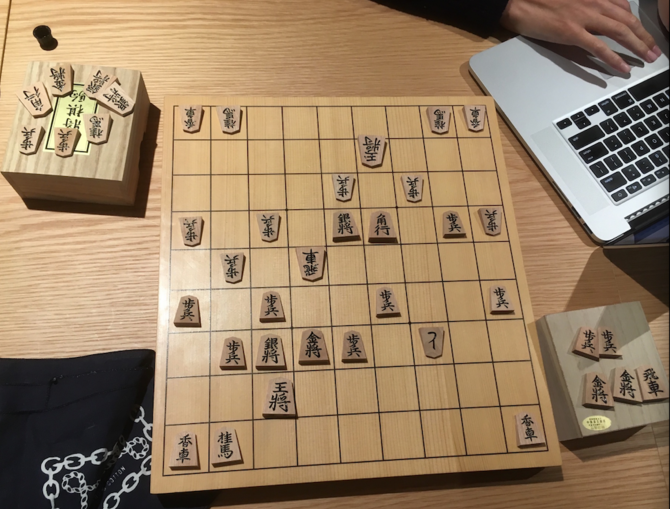
#> input picture images/shogi_ban/shogi.png, 670 x 509 px
$ python shogi_ban.py   (older library calls are emulated)
#> lines starting #> are read from the running program, lines starting #| are printed output that depends on the picture; after the words box and inside, x2 and y2 are one past the last pixel; in counts of white or black regions, pixels touching at a corner belong together
import cv2
import numpy as np
import datetime
import os

PATH = "./images/result/"


def detect_shogi_ban(path):  # 写真の中から将棋盤を見つける

    # 保存するディレクトリの作成
    save_directory_name = create_save_directory()

    # 画像の2値化
    src, th2 = image_to_binary(path)

    # 輪郭抽出
    image, contours, hierarchy = cv2.findContours(th2, cv2.RETR_LIST, cv2.CHAIN_APPROX_SIMPLE)

    # 輪郭の中で最大面積の物を返す
    max_area_counter = get_max_area_counter(contours)

    shogi_ban = contours[max_area_counter]

    # 輪郭の近似
    approx_shogi_ban = contour_approximater(shogi_ban, 1)
    # TODO:凸包を実装
    # TODO:線形成分抽出

    h, w, x, y = draw_ban_contours(approx_shogi_ban, src)

    save_path = os.path.join(save_directory_name, "shogi_ban.jpg")

    cv2.imwrite(save_path, src[y:y + h, x:x + w])
    cv2.imshow('output', src)
    cv2.waitKey(0)

    cv2.destroyAllWindows()


def create_save_directory():
    # ファイル名を日付にする
    made_time = datetime.datetime.today().strftime("%Y-%m-%d-%H-%M-%S")#フォーマットの指定
    save_directory_name =os.path.join(PATH, str(made_time))
    os.makedirs(save_directory_name)
    return save_directory_name


def image_to_binary(path):
#> called with path = './images/shogi_ban/shogi.png'
    src = cv2.imread(path, cv2.IMREAD_COLOR)
#> src is the input picture: shape (509, 670, 3); mean B, G, R 101.2, 130.1, 155
    gray = cv2.cvtColor(src, cv2.COLOR_BGR2GRAY)
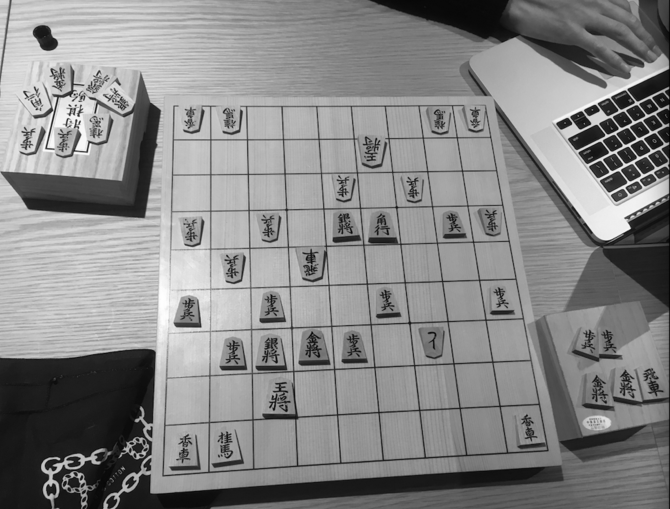
#> gray: shape (509, 670); min 3, max 255, mean 134.3
    # 適応的2値化
    ret, th2 = cv2.threshold(gray, 0, 255, cv2.THRESH_OTSU)
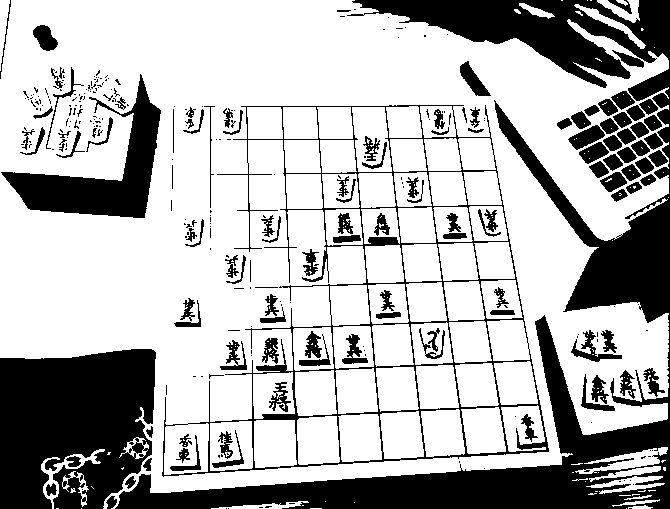
#> th2: shape (509, 670); 70.7% white; 302 black regions (183 under 20 px)
#> ret = 111
#> in detect_shogi_ban, `image, contours, hierarchy = cv2.findContours(th2, cv2.RETR_LIST, cv2...`: contours = 594 contours, 390 with area under 20; largest, box (x1, y1, x2, y2) and area: (0, 0, 669, 509) 267398, (161, 104, 550, 478) 77065, (0, 73, 162, 219) 7614, (352, 107, 392, 172) 2071, (210, 421, 253, 471) 1950
    return src, th2


def get_max_area_counter(contours):
    # 最大面積の輪郭
    max_area = 0
    max_area_counter = 0
    for i in range(0, len(contours)):
        # 輪郭の面積を求める
        area = cv2.contourArea(contours[i])

        if area < 1e2 or 1e5 < area:
            continue
        if len(contours[i]) > 0:
            if max_area < area:  # 最大面積よりも大きい面積があるとき
                max_area = area
                max_area_counter = i
#> this loop made 594 passes
#> (area, max_area) on passes 12, 35, 67, 70, 88, 449, 463: (240, 240), (449.5, 449.5), (716.5, 716.5), (762, 762), (1950, 1950), (2071, 2071), (77065, 77065)
#> area on passes 7, 13, 14, 15, 27, 30: 36.5, 65.5, 22.5, 24, 114.5, 26.5
#> after the loop, max_area = 77065; max_area_counter = 462
#> in detect_shogi_ban, `shogi_ban = contours[max_area_counter]`: shogi_ban = contour of 662 points, box (x1, y1, x2, y2) (161, 104, 550, 478), area 77065
    return max_area_counter


def draw_ban_contours(shogi_ban, src):
    x, y, w, h = cv2.boundingRect(shogi_ban)
    cv2.rectangle(src, (x, y), (x + w, y + h), (0, 255, 0), 2)
    return h, w, x, y


def contour_approximater(cnt, i):
#> called with cnt = array of shape (662, 1, 2), i = 1
    approx_contours = []
    # 輪郭の周囲の長さを計算
    arclen = cv2.arcLength(cnt, True)
#> arclen = 3785.2
    epsilon = 0.01*arclen
#> epsilon = 37.85
    approx_cnt = cv2.approxPolyDP(cnt, epsilon, closed=True)
#> approx_cnt = contour of 21 points, box (x1, y1, x2, y2) (163, 106, 550, 478), area 82714
    # 点の数の推移を求める
    # print('contour {}:{} -> {}'.format(i, len(cnt), len(approx_cnt)))
    return approx_cnt


if __name__ == "__main__":
    detect_shogi_ban("./images/shogi_ban/shogi.png")
#> in detect_shogi_ban, `approx_shogi_ban = contour_approximater(shogi_ban, 1)`: approx_shogi_ban has the same summary as approx_cnt in contour_approximater
#> in draw_ban_contours, `x, y, w, h = cv2.boundingRect(shogi_ban)`: x = 163; y = 106; w = 387; h = 372
#> in draw_ban_contours, `cv2.rectangle(src, (x, y), (x + w, y + h), (0, 255, 0), 2)`:
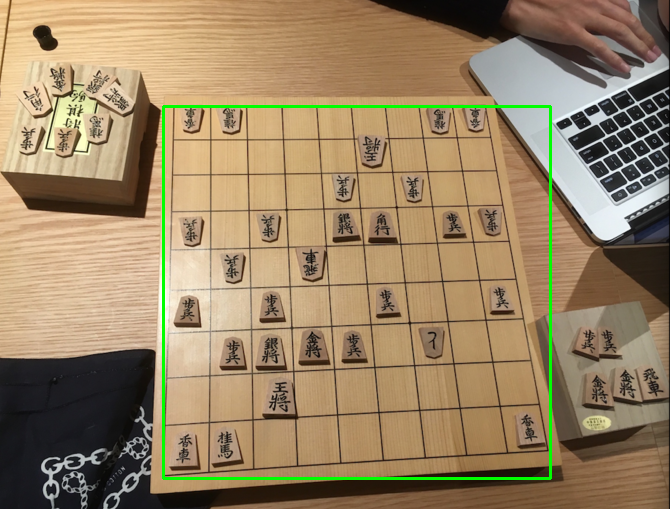
#> src: shape (509, 670, 3); 1.33% of pixels changed, all inside (x1, y1, x2, y2) = (162, 105, 552, 480)
#> in detect_shogi_ban, `h, w, x, y = draw_ban_contours(approx_shogi_ban, src)`: w = 387; x = 163; y = 106
#> in detect_shogi_ban, `cv2.imwrite(save_path, src[y:y + h, x:x + w])`:
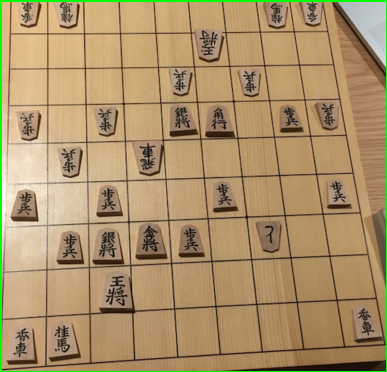
#> saved as shogi_ban.jpg: shape (372, 387, 3); mean B, G, R 105.6, 146.3, 172.1

$ run again, with gyoku_test.jpg saved as images/shogi_ban/shogi.png
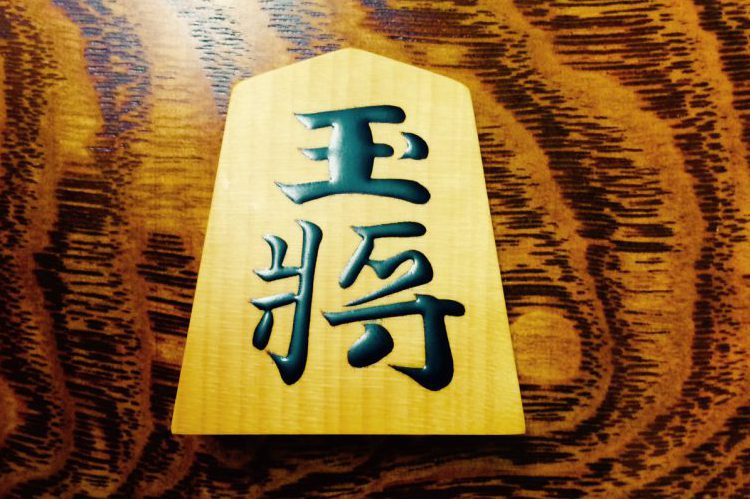
#> input picture gyoku_test.jpg, 750 x 499 px
#> in image_to_binary, src is the input picture: shape (499, 750, 3); mean B, G, R 50.7, 98.7, 136.4
#> in image_to_binary, `ret, th2 = cv2.threshold(gray, 0, 255, cv2.THRESH_OTSU)`:
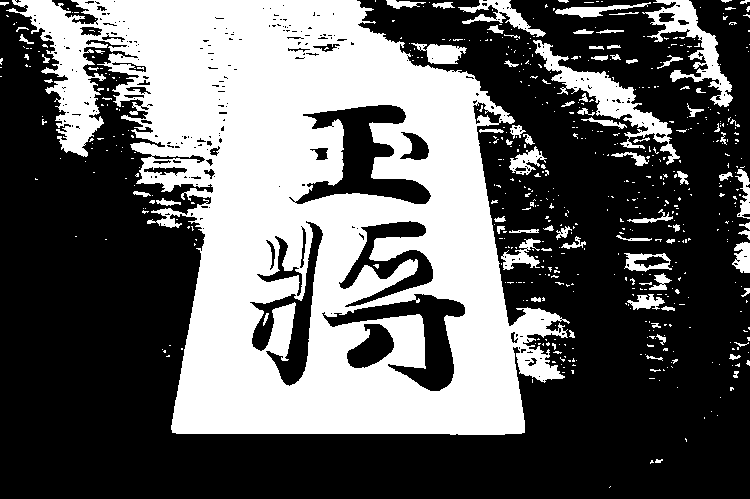
#> th2: shape (499, 750); 38.6% white; 577 white regions (494 under 20 px)
#> ret = 119
#> contours = 916 contours, 807 with area under 20; largest, box (x1, y1, x2, y2) and area: (6, 0, 570, 435) 146186, (294, 104, 432, 205) 5693, (321, 293, 466, 392) 4444, (249, 220, 324, 387) 3528, (533, 40, 680, 165) 3242
#> the loop in get_max_area_counter, `for i in range(0, len(contours)):` made 916 passes
#> (area, max_area) on passes 95, 123, 560: (1333, 1333), (4443.5, 4443.5), (5693, 5693)
#> after the loop in get_max_area_counter, `for i in range(0, len(contours)):`: max_area = 5693; max_area_counter = 559
#> shogi_ban = contour of 249 points, box (x1, y1, x2, y2) (294, 104, 432, 205), area 5693
#> arclen = 686.8
#> epsilon = 6.87
#> approx_cnt = contour of 19 points, box (x1, y1, x2, y2) (294, 109, 432, 205), area 5284
#> approx_shogi_ban has the same summary as approx_cnt in contour_approximater
#> in draw_ban_contours, `x, y, w, h = cv2.boundingRect(shogi_ban)`: x = 294; y = 109; w = 138; h = 96
#> src: shape (499, 750, 3); 0.37% of pixels changed, all inside (x1, y1, x2, y2) = (293, 108, 434, 207)
#> in detect_shogi_ban, `h, w, x, y = draw_ban_contours(approx_shogi_ban, src)`: w = 138; x = 294; y = 109
#> in detect_shogi_ban, `cv2.imwrite(save_path, src[y:y + h, x:x + w])`:
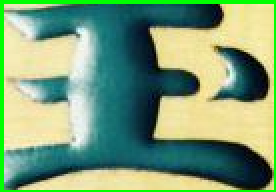
#> saved as shogi_ban.jpg: shape (96, 138, 3) (shown 2 times larger); mean B, G, R 120.6, 158, 122.7
